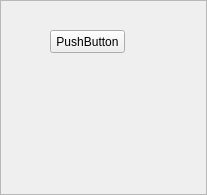
<?xml version="1.0" encoding="UTF-8"?>
<ui version="4.0">
 <class>DraggableFrame</class>
 <widget class="QFrame" name="DraggableFrame">
  <property name="geometry">
   <rect>
    <x>0</x>
    <y>0</y>
    <width>207</width>
    <height>195</height>
   </rect>
  </property>
  <property name="windowTitle">
   <string>DraggableFrame</string>
  </property>
  <property name="frameShape">
   <enum>QFrame::StyledPanel</enum>
  </property>
  <property name="frameShadow">
   <enum>QFrame::Raised</enum>
  </property>
  <widget class="QPushButton" name="pushButton">
   <property name="geometry">
    <rect>
     <x>50</x>
     <y>30</y>
     <width>75</width>
     <height>23</height>
    </rect>
   </property>
   <property name="text">
    <string>PushButton</string>
   </property>
  </widget>
 </widget>
 <resources/>
 <connections/>
</ui>
